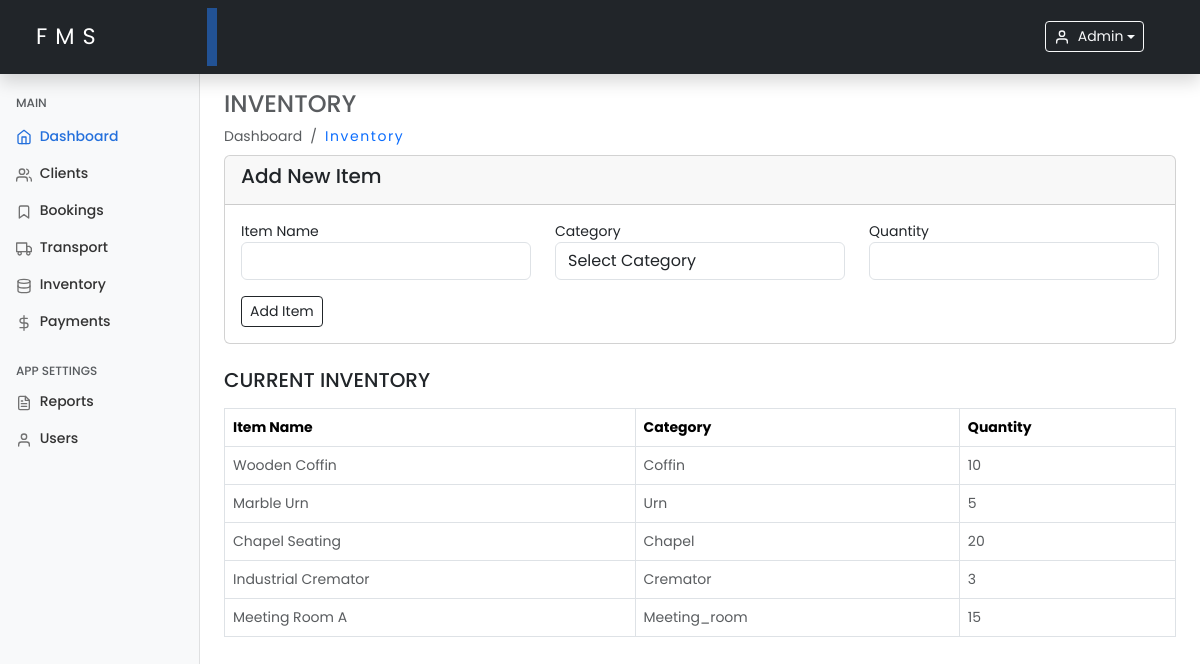
Page /inventory.php (signed in) on the earlier database version.
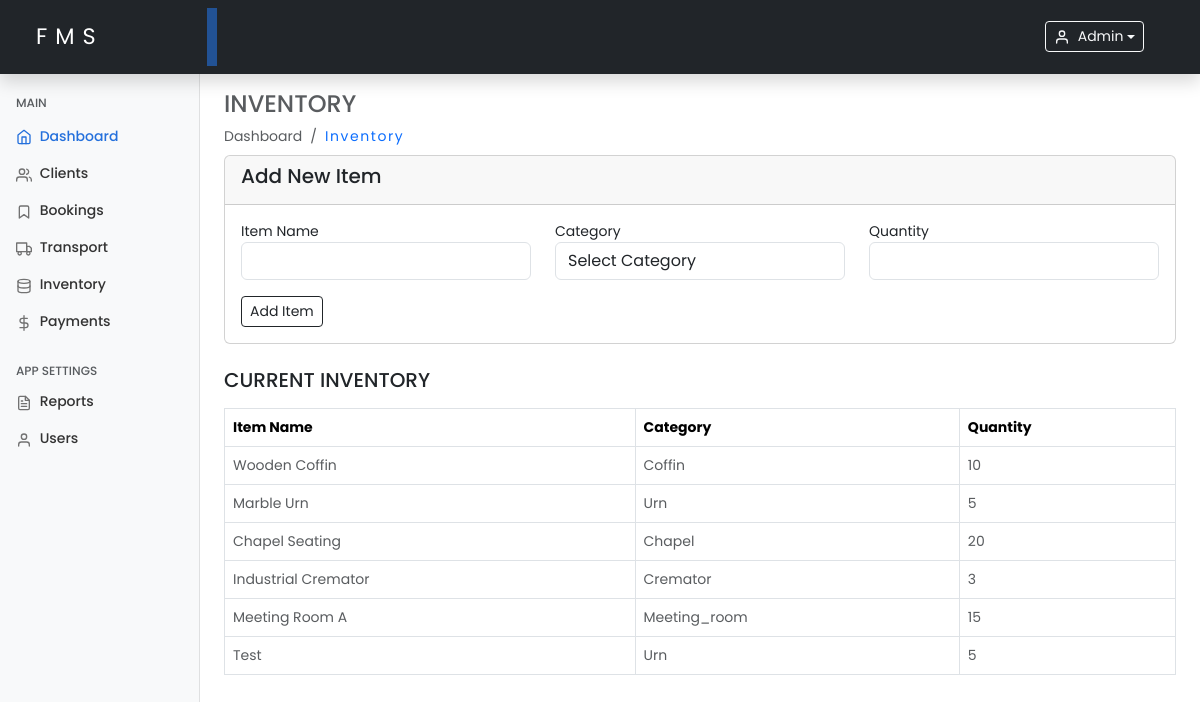
Same page on the later database version.
### tables this page shows
CREATE TABLE `inventory` (
  `id` int(11) NOT NULL,
  `item_name` varchar(100) NOT NULL,
  `category` enum('coffin','urn','chapel','cremator','meeting_room') NOT NULL,
  `quantity` int(11) NOT NULL,
  `last_updated` timestamp NOT NULL DEFAULT current_timestamp() ON UPDATE current_timestamp()
);

### includes/functions.php (called while the page is built, shortened)
<?php
function fetchInventoryData($conn)
{
    $inventoryData = [];
    $stmt = $conn->prepare("SELECT id, item_name, category, quantity FROM inventory");
    if ($stmt->execute()) {
        $result = $stmt->get_result();
        while ($row = $result->fetch_assoc()) {
            $inventoryData[] = $row;
        }
    } else {
        echo "Error fetching inventory data: " . $stmt->error;
    }
    return $inventoryData;
}

### inventory.php (the view, shortened to what this page needs)
<?php
include 'includes/functions.php';
$inventoryData = fetchInventoryData($conn);
include './includes/header.php';
include './includes/sidebar.php';
?>
<main class="col-md-9 ms-sm-auto col-lg-10 px-md-4 mt-2">
    <h4 class="text-muted text-uppercase mt-2">Inventory</h4>
    <ol class="breadcrumb mb-2">
        <li class="breadcrumb-item active">Dashboard</li>
        <li class="breadcrumb-item">
            <a class="text-decoration-none hover-underline" href="inventory.php">Inventory</a>
        </li>
    </ol>
    <div class="card mb-4">
        <div class="card-header">
            <h5 class="card-title">Add New Item</h5>
        </div>
        <div class="card-body">
            <form method="POST">
                <div class="row mb-3">
                    <div class="col-md-4 form-group">
                        <label for="item_name">Item Name</label>
                        <input type="text" name="item_name" class="form-control" required>
                    </div>
                    <div class="col-md-4 form-group">
                        <label for="category">Category</label>
                        <select name="category" class="form-control" required>
                            <option value="" disabled selected>Select Category</option>
                        </select>
                    </div>
                    <div class="col-md-4 form-group">
                        <label for="quantity">Quantity</label>
                        <input type="number" name="quantity" class="form-control" required>
                    </div>
                </div>
                <button type="submit" name="add_item" class="btn btn-sm btn-outline-dark">Add Item</button>
            </form>
        </div>
    </div>
    <h5 class="text-dark text-uppercase mt-2">Current Inventory</h5>
    <table class="table table-bordered mt-3">
        <thead>
            <tr>
                <th>Item Name</th>
                <th>Category</th>
                <th>Quantity</th>
            </tr>
        </thead>
        <tbody>
            <?php foreach ($inventoryData as $item): ?>
            <tr>
                <td class="text-muted text-capitalize"><?php echo htmlspecialchars($item['item_name']); ?></td>
                <td class="text-muted text-capitalize"><?php echo htmlspecialchars($item['category']); ?></td>
                <td class="text-muted text-capitalize"><?php echo htmlspecialchars($item['quantity']); ?></td>
            </tr>
            <?php endforeach; ?>
        </tbody>
    </table>
</main>
<?php include './includes/footer.php'; ?>

Differences in the rows shown:
added inventory: item_name "Test", category "Urn", quantity "5"
